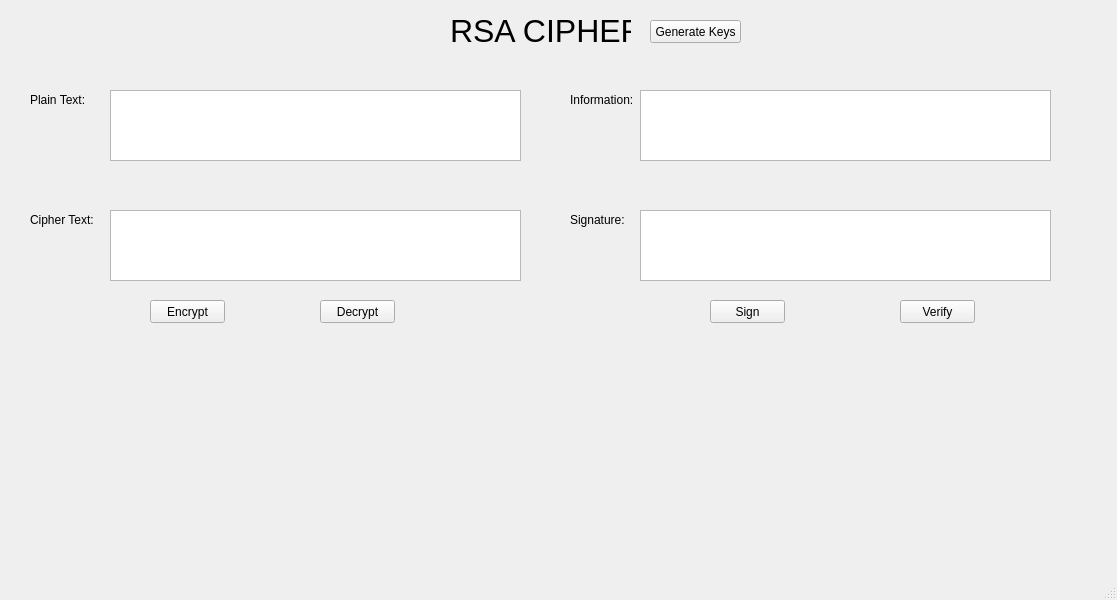
<?xml version="1.0" encoding="UTF-8"?>
<ui version="4.0">
 <class>RSACipher</class>
 <widget class="QMainWindow" name="RSACipher">
  <property name="geometry">
   <rect>
    <x>0</x>
    <y>0</y>
    <width>1117</width>
    <height>600</height>
   </rect>
  </property>
  <property name="windowTitle">
   <string>RSA Cipher</string>
  </property>
  <widget class="QWidget" name="centralwidget">
   <widget class="QLabel" name="label">
    <property name="geometry">
     <rect>
      <x>450</x>
      <y>10</y>
      <width>181</width>
      <height>41</height>
     </rect>
    </property>
    <property name="font">
     <font>
      <pointsize>24</pointsize>
     </font>
    </property>
    <property name="text">
     <string>RSA CIPHER</string>
    </property>
   </widget>
   <widget class="QLabel" name="label_2">
    <property name="geometry">
     <rect>
      <x>30</x>
      <y>90</y>
      <width>71</width>
      <height>20</height>
     </rect>
    </property>
    <property name="text">
     <string>Plain Text:</string>
    </property>
   </widget>
   <widget class="QLabel" name="label_3">
    <property name="geometry">
     <rect>
      <x>30</x>
      <y>210</y>
      <width>71</width>
      <height>20</height>
     </rect>
    </property>
    <property name="text">
     <string>Cipher Text:</string>
    </property>
   </widget>
   <widget class="QLabel" name="label_4">
    <property name="geometry">
     <rect>
      <x>570</x>
      <y>90</y>
      <width>71</width>
      <height>20</height>
     </rect>
    </property>
    <property name="text">
     <string>Information:</string>
    </property>
   </widget>
   <widget class="QLabel" name="label_5">
    <property name="geometry">
     <rect>
      <x>570</x>
      <y>210</y>
      <width>71</width>
      <height>20</height>
     </rect>
    </property>
    <property name="text">
     <string>Signature:</string>
    </property>
   </widget>
   <widget class="QTextEdit" name="txt_plaintext">
    <property name="geometry">
     <rect>
      <x>110</x>
      <y>90</y>
      <width>411</width>
      <height>71</height>
     </rect>
    </property>
   </widget>
   <widget class="QTextEdit" name="txt_ciphertext">
    <property name="geometry">
     <rect>
      <x>110</x>
      <y>210</y>
      <width>411</width>
      <height>71</height>
     </rect>
    </property>
   </widget>
   <widget class="QTextEdit" name="txt_info">
    <property name="geometry">
     <rect>
      <x>640</x>
      <y>90</y>
      <width>411</width>
      <height>71</height>
     </rect>
    </property>
   </widget>
   <widget class="QTextEdit" name="txt_sign">
    <property name="geometry">
     <rect>
      <x>640</x>
      <y>210</y>
      <width>411</width>
      <height>71</height>
     </rect>
    </property>
   </widget>
   <widget class="QPushButton" name="btn_encrypt">
    <property name="geometry">
     <rect>
      <x>150</x>
      <y>300</y>
      <width>75</width>
      <height>23</height>
     </rect>
    </property>
    <property name="text">
     <string>Encrypt</string>
    </property>
   </widget>
   <widget class="QPushButton" name="btn_decrypt">
    <property name="geometry">
     <rect>
      <x>320</x>
      <y>300</y>
      <width>75</width>
      <height>23</height>
     </rect>
    </property>
    <property name="text">
     <string>Decrypt</string>
    </property>
   </widget>
   <widget class="QPushButton" name="btn_sign">
    <property name="geometry">
     <rect>
      <x>710</x>
      <y>300</y>
      <width>75</width>
      <height>23</height>
     </rect>
    </property>
    <property name="text">
     <string>Sign</string>
    </property>
   </widget>
   <widget class="QPushButton" name="btn_verify">
    <property name="geometry">
     <rect>
      <x>900</x>
      <y>300</y>
      <width>75</width>
      <height>23</height>
     </rect>
    </property>
    <property name="text">
     <string>Verify</string>
    </property>
   </widget>
   <widget class="QPushButton" name="btn_gen_keys">
    <property name="geometry">
     <rect>
      <x>650</x>
      <y>20</y>
      <width>91</width>
      <height>23</height>
     </rect>
    </property>
    <property name="text">
     <string>Generate Keys</string>
    </property>
   </widget>
  </widget>
  <widget class="QMenuBar" name="menubar">
   <property name="geometry">
    <rect>
     <x>0</x>
     <y>0</y>
     <width>1117</width>
     <height>21</height>
    </rect>
   </property>
  </widget>
  <widget class="QStatusBar" name="statusbar"/>
 </widget>
 <resources/>
 <connections/>
</ui>
